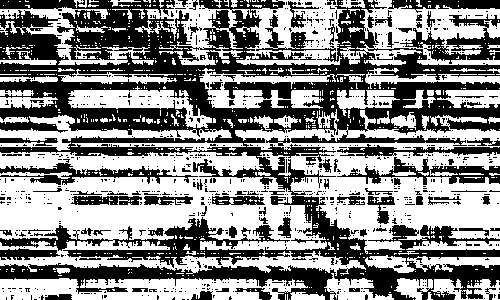
%> input picture 2_imdilite_imerode/Binary_spring_301p_600p_fall_201p_700p_20d_0_255.png, 500 x 300 px
$ octave imdilate_2_imerode_1.m   (GNU Octave 9; MATLAB toolbox functions it lacks are replaced by stand-ins)
%> lines starting %> are read from the running program, lines starting %| are printed output that depends on the picture; in (x1, y1, x2, y2) boxes, pixels count from 0 and x2, y2 are one past the last pixel; in counts of white or black regions, pixels touching at a corner belong together; the program's own positions count from 1
%% Dilate Image with Vertical Line Structuring Element
% Read a binary image into the workspace.
BW = imread('Binary_spring_301p_600p_fall_201p_700p_20d_0_255.png');
%> BW: size 300x500 logical; 53.9% white; 913 black regions (827 under 20 px), largest, box (x1, y1, x2, y2) and area: (0, 0, 500, 300) 54080, (400, 14, 500, 64) 1699, (337, 157, 500, 185) 1493
% Create a vertical line shaped structuring element.
se = strel('line',11,90);
% Dilate the image with a vertical line structuring element and compare the
% results.
BW2 = imdilate(BW,se);
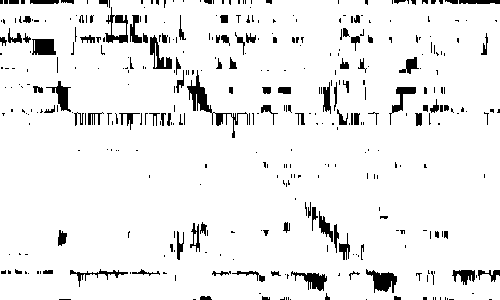
%> BW2: size 300x500 logical; 93.3% white; 389 black regions (285 under 20 px), largest, box (x1, y1, x2, y2) and area: (187, 70, 248, 138) 629, (366, 269, 397, 293) 407, (32, 39, 56, 55) 332
BW9 = imerode(BW2,se);
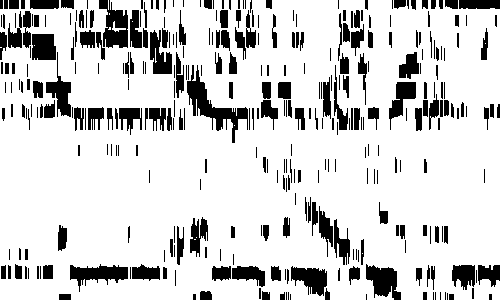
%> BW9: size 300x500 logical; 82.4% white; 341 black regions (140 under 20 px), largest, box (x1, y1, x2, y2) and area: (187, 65, 248, 143) 1288, (99, 0, 128, 48) 864, (70, 264, 128, 292) 784

imshow(BW2), title('imdilate6')
figure, imshow(BW9), title('imdilate6_erode2')
figure,imshow(BW9), title('imdilate6_erode2_imdilate2')
imwrite(BW2,'imdilate_spring_301p_600p_fall_201p_700p_20d.png')
imwrite(BW9,'imdilate_erode_spring_301p_600p_fall_201p_700p_20d.png')
